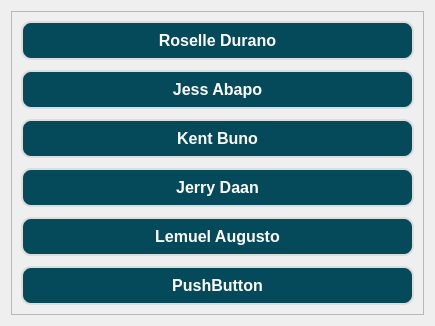
                         <widget class="QWidget" name="scrollAreaWidgetContents_10">
                          <property name="geometry">
                           <rect>
                            <x>0</x>
                            <y>0</y>
                            <width>435</width>
                            <height>322</height>
                           </rect>
                          </property>
                          <layout class="QVBoxLayout" name="verticalLayout_42">
                           <item alignment="Qt::AlignTop">
                            <widget class="QFrame" name="frame_20">
                             <property name="styleSheet">
                              <string notr="true">QPushButton{
background-color: rgb(5, 74, 91);
border-radius: 10px;
color: rgb(255, 255, 255);
border: 2px solid  rgb(220, 221, 221);
min-height: 35px;
text-align: center;
text-color: rgb(0, 0, 0);
font-family: Arial;
font-size: 16px;
font-weight: bold; 
}</string>
                             </property>
                             <property name="frameShape">
                              <enum>QFrame::StyledPanel</enum>
                             </property>
                             <property name="frameShadow">
                              <enum>QFrame::Raised</enum>
                             </property>
                             <layout class="QGridLayout" name="gridLayout_27">
                              <property name="spacing">
                               <number>10</number>
                              </property>
                              <item row="1" column="0">
                               <widget class="QPushButton" name="pushButton_23">
                                <property name="text">
                                 <string>Jess Abapo</string>
                                </property>
                               </widget>
                              </item>
                              <item row="4" column="0">
                               <widget class="QPushButton" name="pushButton_32">
                                <property name="text">
                                 <string>Lemuel Augusto</string>
                                </property>
                               </widget>
                              </item>
                              <item row="0" column="0">
                               <widget class="QPushButton" name="pushButton_20">
                                <property name="text">
                                 <string>Roselle Durano</string>
                                </property>
                               </widget>
                              </item>
                              <item row="3" column="0">
                               <widget class="QPushButton" name="pushButton_29">
                                <property name="text">
                                 <string>Jerry Daan</string>
                                </property>
                               </widget>
                              </item>
                              <item row="2" column="0">
                               <widget class="QPushButton" name="pushButton_26">
                                <property name="text">
                                 <string>Kent Buno</string>
                                </property>
                               </widget>
                              </item>
                              <item row="5" column="0">
                               <widget class="QPushButton" name="pushButton_35">
                                <property name="text">
                                 <string>PushButton</string>
                                </property>
                               </widget>
                              </item>
                             </layout>
                            </widget>
                           </item>
                          </layout>
                         </widget>
